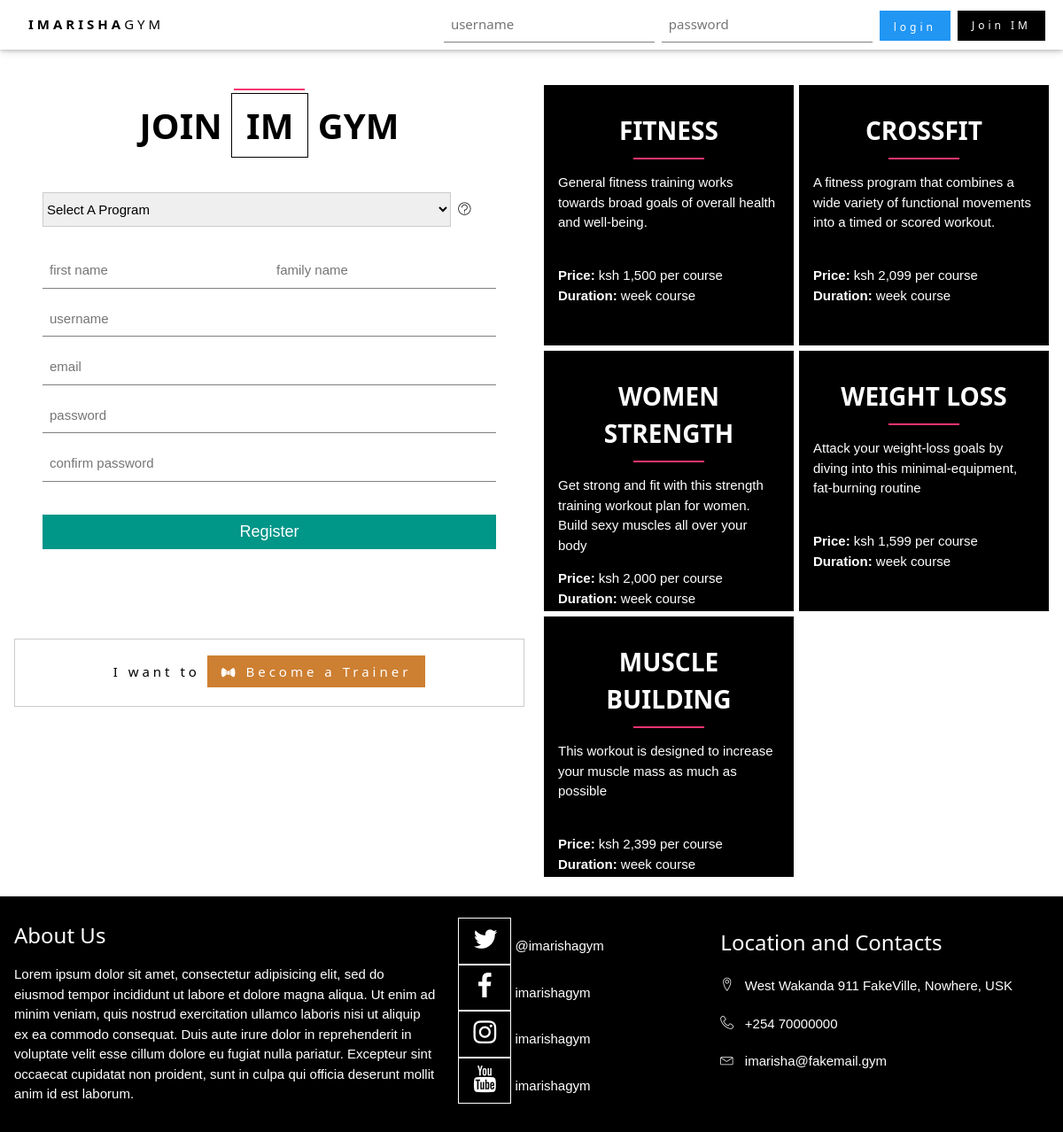
Page /member-signup.php on the committed database.
### tables this page shows
CREATE TABLE `programs` (
  `prog_id` int(11) NOT NULL,
  `prog_title` varchar(255) NOT NULL,
  `prog_price` int(11) NOT NULL,
  `prog_descr` text NOT NULL,
  `recommended_routine` text NOT NULL,
  `prog_pic` varchar(255) NOT NULL DEFAULT 'default_program.jpg'
);

### member-signup.php (called while the page is built, shortened)
<?php require 'includes/controllers/controller-member-signup.php'; ?>
<?php require 'includes/views/head.php'; ?>
<?php require 'includes/views/persistent-navbar-guest.php'; ?>
<?php require 'includes/views/content-member-signup.php'; ?>
<?php require 'includes/views/footer.php'; ?>

### includes/controllers/controller-member-signup.php (called while the page is built, shortened)
<?php require 'includes/db/connectdb-imarisha.php'; ?>
<?php require 'includes/db/functions-db.php' ?>
<?php
$fname = isset($_POST['fname']) ? sanitize($_POST['fname']) : '';
$lname = isset($_POST['lname']) ? sanitize($_POST['lname']) : '';
$username = isset($_POST['username']) ? sanitize($_POST['username']) : '';
$email = isset($_POST['email']) ? $_POST['email'] : false;
$prog_id = isset($_POST['prog_id']) ? $_POST['prog_id'] : '';
$programs_data = getPrograms($conn);
?>

### includes/db/functions-db.php (called while the page is built, shortened)
<?php
function getPrograms($conn, $condition=1)
{
	$sql_select_prog = "
		SELECT *
	  FROM programs
		WHERE " . $condition;
	$result = mysqli_query($conn, $sql_select_prog);
	$programs_data = array();
	if ($result && mysqli_num_rows($result) > 0) {
	  while($row = mysqli_fetch_assoc($result)) {
	  	$programs_data[$row['prog_id']] = $row;
	  }
	}
	return $programs_data;
}
?>

### includes/views/content-member-signup.php (the view, shortened to what this page needs)
<div class="w3-content w3-padding-16" id="member-signup-container">
	<section class="w3-row-padding">
		<article class="w3-col l6" id="signup-section" style="">
			<section id="member-signup" class="w3-panel w3-padding">
	      <h2 class="service-title w3-padding-12 w3-center">
	        Join <span class="w3-border w3-border-black w3-padding">IM</span> Gym
	      </h2>
				<form onsubmit='validate(); return false' class="w3-container w3-padding" method="POST" action="<?php echo htmlspecialchars($_SERVER['PHP_SELF']);?>" name="signup" id="signup-form">
					<p>
						<select class="prog-select w3-select w3-border" name="prog_id" id="prog-select" style="text-transform: capitalize;display: inline-block;width: 90%" required>
						  <option disabled selected>Select a program</option>
						  <?php foreach ($programs_data as $prog_id => $program): ?>
								<?php
									$preselected = (isset($_GET['prog_id']) && $prog_id == $_GET['prog_id'])
										|| (isset($_POST['prog_id']) && $prog_id == $_POST['prog_id'])
										? $prog_id : false;
								?>
						  <?php endforeach ?>
						</select>&nbsp;
						<a href="#<?php if( isset($preselected) && $preselected ) echo "prog" . $preselected ?>" id="prog-more" style="text-decoration: none;"><i class="lnr lnr-question-circle"></i></a>
					</p>
					<p>
						<p class='w3-half'>
							<input class="w3-input w3-validate" type="text" name="fname" placeholder="first name" id="fname" value="<?php echo $fname; ?>" required>
						</p>
						<p class='w3-half'>
							<input class="w3-input w3-validate" type="text" name="lname" placeholder="family name" id="lname" value="<?php echo $lname; ?>" required>
						</p>
					</p>
					<p>
						<input class="w3-input" type="text" name="username" placeholder="username" id="username" value="<?php if ($username && !$username_error) echo $username?>" required>
					</p>
					<p>
						<input class="w3-input" type="email" name="email" placeholder="email" id="email" value="<?php if ($email && !($invalid_email_error || $email_error)) echo $email ?>" required>
					</p>
					<p>
						<input class="w3-input" type="password" name="pass" placeholder="password" id="pass" oninput="validate_password()" required>
					</p>
					<p>
						<input class="w3-input" type="password" name="pass2" placeholder="confirm password" id="pass2" oninput="validate_password()" required>
					</p>
					<p>
					  <button type="submit" class="w3-btn-block w3-teal w3-large">Register</button>
					</p>
				</form>
			</section>
			<section id="trainer-signup" class="w3-card w3-center w3-padding w3-wide" style="margin-top: 70px;">
				<p class="w3-panel">
					I want to <a href="become-trainer.php" class=" w3-bronze w3-padding" style="text-decoration:none;"><i class="ion-bowtie" style="vertical-align: -2px;font-size: 1.2em"></i>&nbsp;Become a Trainer</a>
				</p>
			</section>
		</article>
		<article class="w3-col l6" id="program-descr" style="margin-top: 30px;">
			<section class="w3-row">
			<?php foreach ($programs_data as $prog_id => $program): ?>
				<?php
					$preselected = (isset($_GET['prog_id']) && $prog_id == $_GET['prog_id'])
						|| (isset($_POST['prog_id']) && $prog_id == $_POST['prog_id'])
				?>
				<div class="prog w3-col l6 w3-leftbar w3-bottombar w3-border-white w3-padding <?php echo $preselected ? 'selected_prog' : 'w3-black' ?> " id="prog<?php echo $prog_id ?>" style="height: 300px;">
					<h2 class="prog-title w3-padding-12 w3-center">
						<?php echo $program['prog_title'] ?>
					</h2>
					<p style="height: 90px;text-overflow: auto;"><?php echo $program['prog_descr'] ?></p>
					<p>
						<b>Price: </b> ksh <?php echo number_format($program['prog_price']) ?> per course <br>
						<b>Duration: </b> <?php echo $program['prog_duration'] ?> week course
					</p>
				</div>
			<?php endforeach ?>
			</section>
		</article>
	</section>
</div>

### includes/views/head.php (shortened to what this page needs)
<!DOCTYPE html>
<html>
<head>
<link rel="stylesheet" type="text/css" href="public/stylesheets/w3.css">
<link rel="stylesheet" type="text/css" href="public/stylesheets/style.css">
<link rel="stylesheet" type="text/css" href="public/stylesheets/linearicons.css">
<link rel="stylesheet" type="text/css" href="public/stylesheets/flaticon.css">
<link rel="stylesheet" type="text/css" href="public/stylesheets/icomoon.css">
<link rel="stylesheet" type="text/css" href="public/stylesheets/icomoon2.css">
<link rel="stylesheet" type="text/css" href="public/stylesheets/ionicons.min.css">
</head>
<body>

### includes/views/persistent-navbar-guest.php (shortened to what this page needs)
<div class="w3-top">
  <ul class="w3-navbar w3-white w3-wide w3-padding-8 w3-card-2">
    <li id="logo">
      <a href="index.php" class="w3-margin-left">
        <b class="w3-hide-medium">IMARISHA</b><b class="w3-hide-large w3-hide-small">IM</b>GYM
      </a>
    </li>
    <li id="top-form" class="w3-right w3-hide-small" style="margin-right:20px">
      <form id="sign-in" name="sign-in" action="auth.php" method="POST">
        <input type="text" name="username" placeholder="username" required \>
        <input type="password" name="pass" placeholder="password" required \>
        <button type="submit" class="w3-btn w3-blue">
          <span class="w3-small" style="letter-spacing: 4px">login</span>
        </button>
        <a href="member-signup.php" class="w3-btn w3-black w3-small" style="display:inline-block;">Join IM
        </a>
      </form>
    </li>
  </ul>
</div>

### includes/views/footer.php
<footer class="w3-row-padding w3-black w3-padding-16" id="footer">
  <section class="w3-col l5" id="about">
    <h3>About Us</h3>
    <p>Lorem ipsum dolor sit amet, consectetur adipisicing elit, sed do eiusmod
    tempor incididunt ut labore et dolore magna aliqua. Ut enim ad minim veniam,
    quis nostrud exercitation ullamco laboris nisi ut aliquip ex ea commodo
    consequat. Duis aute irure dolor in reprehenderit in voluptate velit esse
    cillum dolore eu fugiat nulla pariatur. Excepteur sint occaecat cupidatat non
    proident, sunt in culpa qui officia deserunt mollit anim id est laborum.</p>
  </section>
  <section class="w3-col l3 w3-padding" id="social">
    <div class="social-container">
      <a class="" href="#">
        <span class="social-icon-container w3-border w3-center w3-border-white w3-padding">
          <span class="social-icon icon-twitter"></span>
        </span>
        <span class="account">@imarishagym</span>
      </a>
    </div>
    <div class="social-container">
      <a class="" href="#">
        <span class="social-icon-container w3-border w3-center w3-border-white w3-padding">
          <span class="social-icon icon-facebook"></span>
        </span>
        <span class="account">imarishagym</span>
      </a>
    </div>
    <div class="social-container">
      <a class="" href="#">
        <span class="social-icon-container w3-border w3-center w3-border-white w3-padding">
          <span class="social-icon icon-instagram"></span>
        </span>
        <span class="account">imarishagym</span>
      </a>
    </div>
    <div class="social-container">
      <a class="" href="#">
        <span class="social-icon-container w3-border w3-center w3-border-white w3-padding">
          <span class="social-icon icon-youtube"></span>
        </span>
        <span class="account">imarishagym</span>
      </a>
    </div>
  </section>
  <section class="w3-col l4 w3-padding" id="location-contacts">
    <h3>Location and Contacts</h3>
    <div class="loc">
      <i class="lnr lnr-map-marker"></i>&nbsp;&nbsp;
      <span>West Wakanda 911 FakeVille, Nowhere, USK</span>
    </div>
    <div class="loc">
      <i class="lnr lnr-phone-handset"></i>&nbsp;&nbsp;
      <span>+254 70000000</span>
    </div>
    <div class="loc">
      <i class="lnr lnr-envelope"></i>&nbsp;&nbsp;
      <span>imarisha@fakemail.gym</span>
    </div>
  </section>
</footer>
</body>
</html>

### public/stylesheets/style.css (style rules this page uses)
h2.prog-title { font-size: 28px; position: relative; text-transform: uppercase; font-weight: 700; }
h2.prog-title:after { width: 80px; height: 2px; background: #f73471; content: ""; position: absolute; bottom: 0; left: 50%; -webkit-transform: translateX(-50%); -ms-transform: translateX(-50%); transform: translateX(-50%); }
.service-title { font-size: 40px; position: relative; padding-top: 30px; text-transform: uppercase; font-weight: 800; }
.service-title:before { width: 80px; height: 2px; background: #f73471; content: ""; position: absolute; top: 0; left: 50%; -webkit-transform: translateX(-50%); -ms-transform: translateX(-50%); transform: translateX(-50%); }
footer div.social-container a { text-decoration: none; }
footer span.social-icon-container { width: 60px; display: inline-block; }
footer span.social-icon { font-size: 2em; }
footer div.loc { padding: 10px 0; }
#logo { display:inline-block; }
form#sign-in input { padding: 8px; border: none; border-bottom: 1px solid #808080; }
#member-signup-container { max-width: 1564px; margin-top: 50px; }

### public/stylesheets/icomoon.css (style rules this page uses)
[class^="icon-"], [class*=" icon-"] { font-family: 'icomoon' !important; speak: none; font-style: normal; font-weight: normal; font-variant: normal; text-transform: none; line-height: 1; -webkit-font-smoothing: antialiased; -moz-osx-font-smoothing: grayscale; }
.icon-twitter:before { content: "\f099"; }
.icon-facebook:before { content: "\f09a"; }
.icon-youtube:before { content: "\f167"; }
.icon-instagram:before { content: "\f16d"; }

### rows in the picture
programs: prog_title "FITNESS", prog_descr "General fitness training works towards broad goals of overall health and well-being.", prog_price "1,500"
programs: prog_title "CROSSFIT", prog_descr "A fitness program that combines a wide variety of functional movements into a timed or scored workout.", prog_price "2,099"
programs: prog_title "WOMEN STRENGTH", prog_descr "Get strong and fit with this strength training workout plan for women. Build sexy muscles all over your body", prog_price "2,000"
programs: prog_title "WEIGHT LOSS", prog_descr "Attack your weight-loss goals by diving into this minimal-equipment, fat-burning routine", prog_price "1,599"
programs: prog_title "MUSCLE BUILDING", prog_descr "This workout is designed to increase your muscle mass as much as possible", prog_price "2,399"
